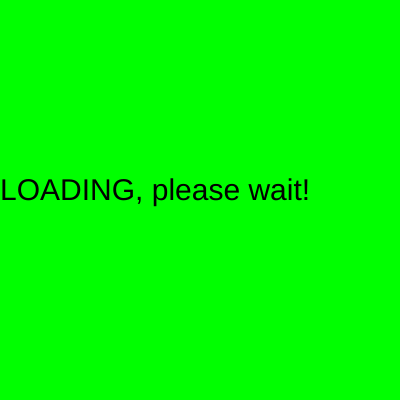
Frame 1 (no input)
Frame 60 (no input): identical to frame 1, image omitted
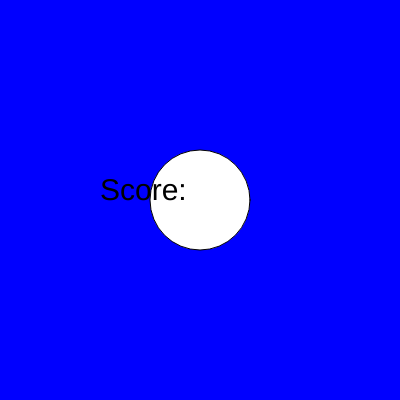
Frame 120 (the mouse pressed at the canvas centre since frame 60)

The p5.js sketch that drew these frames (run headless with seeded random() and noise() and a simulated clock; from frame 60 on, the mouse is pressed at the canvas centre):

// p5.js sketch
// ── sketch.js
const LOADING = 0
const PLAY = 1
const GAMEOVER = 2
var currentScreen; 

function setup() {
  createCanvas(400, 400);
  currentScreen = LOADING
}

function draw() {
  background(220);
  if(currentScreen == LOADING){
    drawLoadingScreen()
  }
  if(currentScreen == PLAY){
    drawPlayScreen()
  }
  if(currentScreen == GAMEOVER){
    drawGameOverScreen();
  }
}
function drawLoadingScreen(){
  background(0,255,0)
  textSize(30)
  text('LOADING, please wait!', 0,200)
  if(mouseIsPressed || keyIsPressed){
    currentScreen = PLAY
  }
}
function drawPlayScreen(){
  background(0,0,255)
  textSize(30)
  circle(200,200,100)
  text('Score:', 100,200)
}
function drawGameOverScreen(){
  background(255,0,0)
  textSize(30)
  text('GAME OVER', 100,200)
}
